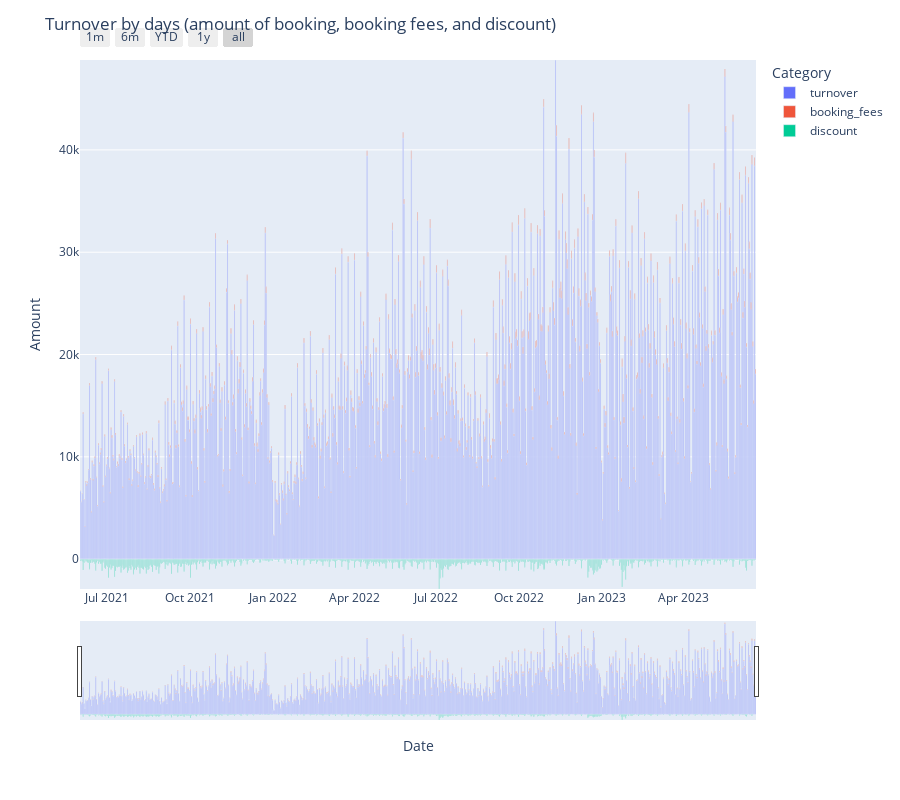

Notebook cell for this chart:
### Code cell
# Multiply the discount column by -1 to make it negative
df_turnover['discount'] = df_turnover['discount'] * -1

# Reshape the DataFrame using melt
df_melted = df_turnover[['date', 'turnover', 'booking_fees', 'discount']].melt(id_vars='date', var_name='category', value_name='amount')

# Create the bar chart
fig = px.bar(df_melted, x='date', y='amount', color='category', barmode='relative',
             labels={'amount': 'Amount', 'category': 'Category'})

# Set the y-axis range to include negative values
fig.update_layout(yaxis_range=[df_melted['amount'].min(), df_melted['amount'].max()])

# Customize the layout
fig.update_layout(
    xaxis_title='Date',
    yaxis_title='Amount',
    legend_title='Category',
    barmode='relative',
    bargap=0.2,
    bargroupgap=0.1
)

# Add range slider and selectors
fig.update_layout(
    xaxis=dict(
        rangeselector=dict(
            buttons=list([
                dict(count=1, label="1m", step="month", stepmode="backward"),
                dict(count=6, label="6m", step="month", stepmode="backward"),
                dict(count=1, label="YTD", step="year", stepmode="todate"),
                dict(count=1, label="1y", step="year", stepmode="backward"),
                dict(step="all")
            ])
        ),
        rangeslider=dict(visible=True)
    ),
    title="Turnover by days (amount of booking, booking fees, and discount)"
)

# Set the height of the plot
fig.update_layout(height=800)

# Show the graph
fig.show()

### Figure 1 — Plotly figure (JSON) as saved in the notebook; plotly's stock layout.template omitted (floating-point values rounded to 4 significant figures; data arrays with more than 128 entries replaced by an {"elided": "..."} marker saying what was removed)
{"data": [{"alignmentgroup": "True", "hovertemplate": "Category=turnover<br>date=%{x}<br>Amount=%{y}<extra></extra>", "legendgroup": "turnover", "marker": {"color": "#636efa", "pattern": {"shape": ""}}, "name": "turnover", "offsetgroup": "turnover", "orientation": "v", "showlegend": true, "textposition": "auto", "type": "bar", "x": {"elided": "750 str values"}, "xaxis": "x", "y": {"elided": "750 float values"}, "yaxis": "y"}, {"alignmentgroup": "True", "hovertemplate": "Category=booking_fees<br>date=%{x}<br>Amount=%{y}<extra></extra>", "legendgroup": "booking_fees", "marker": {"color": "#EF553B", "pattern": {"shape": ""}}, "name": "booking_fees", "offsetgroup": "booking_fees", "orientation": "v", "showlegend": true, "textposition": "auto", "type": "bar", "x": {"elided": "750 str values"}, "xaxis": "x", "y": {"elided": "750 float values"}, "yaxis": "y"}, {"alignmentgroup": "True", "hovertemplate": "Category=discount<br>date=%{x}<br>Amount=%{y}<extra></extra>", "legendgroup": "discount", "marker": {"color": "#00cc96", "pattern": {"shape": ""}}, "name": "discount", "offsetgroup": "discount", "orientation": "v", "showlegend": true, "textposition": "auto", "type": "bar", "x": {"elided": "750 str values"}, "xaxis": "x", "y": {"elided": "750 float values"}, "yaxis": "y"}], "layout": {"bargap": 0.2, "bargroupgap": 0.1, "barmode": "relative", "height": 800, "legend": {"title": {"text": "Category"}, "tracegroupgap": 0}, "margin": {"t": 60}, "title": {"text": "Turnover by days (amount of booking, booking fees, and discount)"}, "xaxis": {"anchor": "y", "domain": [0, 1], "rangeselector": {"buttons": [{"count": 1, "label": "1m", "step": "month", "stepmode": "backward"}, {"count": 6, "label": "6m", "step": "month", "stepmode": "backward"}, {"count": 1, "label": "YTD", "step": "year", "stepmode": "todate"}, {"count": 1, "label": "1y", "step": "year", "stepmode": "backward"}, {"step": "all"}]}, "rangeslider": {"visible": true}, "title": {"text": "Date"}}, "yaxis": {"anchor": "x", "domain": [0, 1], "range": [-2918.0, 48787], "title": {"text": "Amount"}}}}
